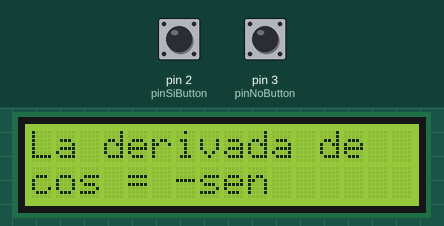
This sketch was run on a simulated Arduino Uno, built with avr-gcc and run on an emulated ATmega328P. Parts: 16×2 character LCD. The inputs (shaded band) are chosen by the test bench; at power-on: pin 2 (pinSiButton) LOW, pin 3 (pinNoButton) LOW. Random numbers use the default seed unless the sketch sets one.

Above: at 6.5 s.
6.6 s: pin 2 (pinSiButton) pulled HIGH for 3.2 s
At 9.6 s:
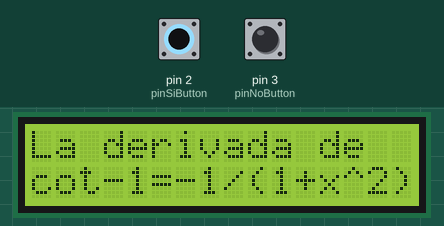
11.3 s: pin 3 (pinNoButton) pulled HIGH for 0.15 s
At 12.7 s:
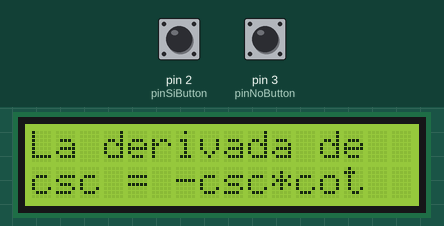
13.4 s: pin 3 (pinNoButton) pulled HIGH for 3.2 s
At 16.3 s:
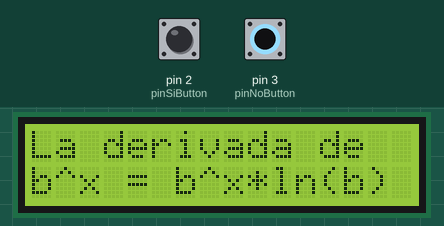
18.1 s: pin 2 (pinSiButton) pulled HIGH for 0.15 s
At 19.9 s:
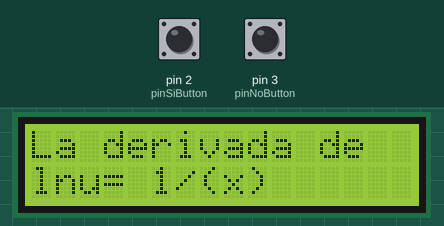
20.2 s: pin 2 (pinSiButton) pulled HIGH for 3.2 s
At 22.6 s:
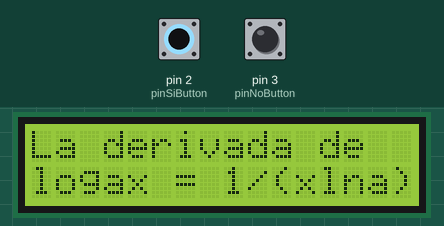
24.9 s: pin 3 (pinNoButton) pulled HIGH for 1 s
At 26.7 s:
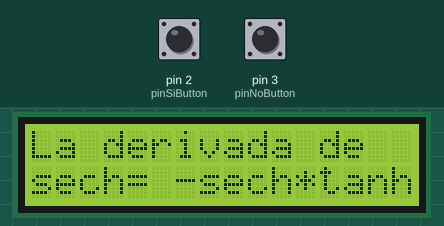
Timing chart, 0 to 28.2 s (numbered marks = the images above; inputs shaded):
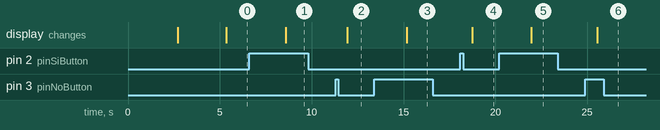

The sketch:

flashcards.ino
```cpp
// DATOS PARA CORRER EL PROGRAMA -NO CAMBIARLOS-

  #include <Wire.h>  // Librería para comunicación I2C
  #include <LiquidCrystal_I2C.h>  // Librería para el control de LCD I2C

  LiquidCrystal_I2C lcd(0x27, 16, 2);  // Dirección I2C del módulo LCD y tamaño del LCD (16 columnas x 2 filas)

  const int dtxt = 2600; //delay para el texto


// Definir los pines de los botones para Sí y No
const int pinSiButton = 2;
const int pinNoButton = 3;

// Definir cuántas preguntas hay
const int preguntas = 12;
// Definir el contenido de cada pregunta [Cada pregunta debe tener 16 caracteres máximo si se usa la LCD de 16x2]
const char *Preguntas[preguntas] = {"sech= -sech*tanh", "cot-1=-1/(1+x^2)", "b^x = b^x*ln(b)",
"csc-1=-1/(1+x^2)", "cot = -csc^2", "csc = -csc*cot", "tan = cos",
"cos = -sen", "logax = 1/(xlna)", "lnx= 1/(x)", "lnu= 1/(x)", "logau= u'/(ulna)"};

bool respuestasPreguntas[preguntas];  // Almacena las respuestas del usuario

// Definir las respuestas correctas para cada pregunta
const bool respuestasCorrectas[preguntas] = {
  true, true, true, false, true, true, false, true, true, true, false, true
  // Asignar false si la respuesta es incorrecta y true si es correcta
};

bool preguntadas[preguntas]; // Verifica si una pregunta ya fue hecha


  int correctas = 0; // Contador de respuestas correctas
  int preguntasHechas = 0;

// DATOS PARA CORRER LA PANTALLA -NO CAMBIARLOS-
void setup() {
  Serial.begin(9600);

  pinMode(pinSiButton, INPUT);
  pinMode(pinNoButton, INPUT);

  lcd.init();  // Inicializar el LCD
  lcd.backlight();  // Encender el backlight del LCD
  lcd.clear(); // Limpiar el LCD en caso tenga algo escrito

  // MENSAJE MOTIVADOR DE INTRO
  lcd.clear();
  lcd.display();
  lcd.setCursor(3,0); // Asigna un valor en x, y en la pantalla en donde saldrá el texto
  lcd.print("Si no aciertas"); // [Este texto debe tener 16 caracteres máximo si se usa la LCD de 16x2]
  lcd.setCursor(2,1);
  lcd.print("pierdes calculo :)"); // [Este texto debe tener 16 caracteres máximo si se usa la LCD de 16x2]
  lcd.display();

  delay (dtxt);

  lcd.clear();
  lcd.display();
  lcd.setCursor(3,2);
  lcd.print("<- Si   No ->"); // [Este texto debe tener 16 caracteres máximo si se usa la LCD de 16x2]
  lcd.display();

  delay (dtxt);

}

void loop() {

  // Activa la verificación de preguntas ya hechas
  for (int i = 0; i < preguntas; i++) {
   preguntadas[i] = false;
  }


  // Preguntar cada pregunta aleatoriamente y registar respuesta
  while (preguntasHechas < preguntas) {
    int x = random (0, preguntas);
    int i = x;

  // Verificar que la pregunta no ha sido hecha
    if (!preguntadas[x]) {
      preguntadas[x] = true;
      preguntasHechas++;

    // Definir el texto de inicio de cada pregunta
      lcd.clear();
      lcd.setCursor(0,0);
      lcd.print("La derivada de"); // [Este texto debe tener 16 caracteres máximo si se usa la LCD de 16x2]
      lcd.setCursor(0,1);
      lcd.print(Preguntas[x]);
      lcd.display();
      delay (dtxt);

    // Esperar una respuesta
      while (true) {
        if (digitalRead(pinSiButton) == HIGH) {
          delay(100);
          respuestasPreguntas[x] = true;
          break;
        } else if (digitalRead(pinNoButton) == HIGH) {
          delay(100);
          respuestasPreguntas[x] = false;
          break;
        }
      }
    }

    // Verificar si la respuesta es correcta
    if (respuestasPreguntas[x] == respuestasCorrectas[x]) {
      correctas++;
    }

    delay (500); // Pequeña pausa para evitar múltiples lecturas
  }

  // Mostrar cuántas respuestas correctas se tuvo
  lcd.clear();
  lcd.display();
  lcd.setCursor(0,0);
  lcd.print(correctas);
  lcd.print(" correctas"); // [Este texto debe tener 16 caracteres máximo si se usa la LCD de 16x2]
  lcd.setCursor(0,1);
  lcd.print("de "); // [Este texto debe tener 16 caracteres máximo si se usa la LCD de 16x2]
  lcd.print(preguntas);
  lcd.display();

  delay(5000);  // Esperar 5 segundos antes de realizar otra ronda

}
```

Measured:
- after the input at 6.6 s, the display: changes after 2.0 s (image 1)
- after the input at 11.3 s, the display: changes after 0.63 s (image 2)
- after the input at 13.4 s, the display: changes after 1.8 s (image 3)
- after the input at 18.1 s, the display: changes after 0.63 s (image 4)
- after the input at 20.2 s, the display: changes after 1.8 s (image 5)
- after the input at 24.9 s, the display: changes after 0.63 s (image 6)
